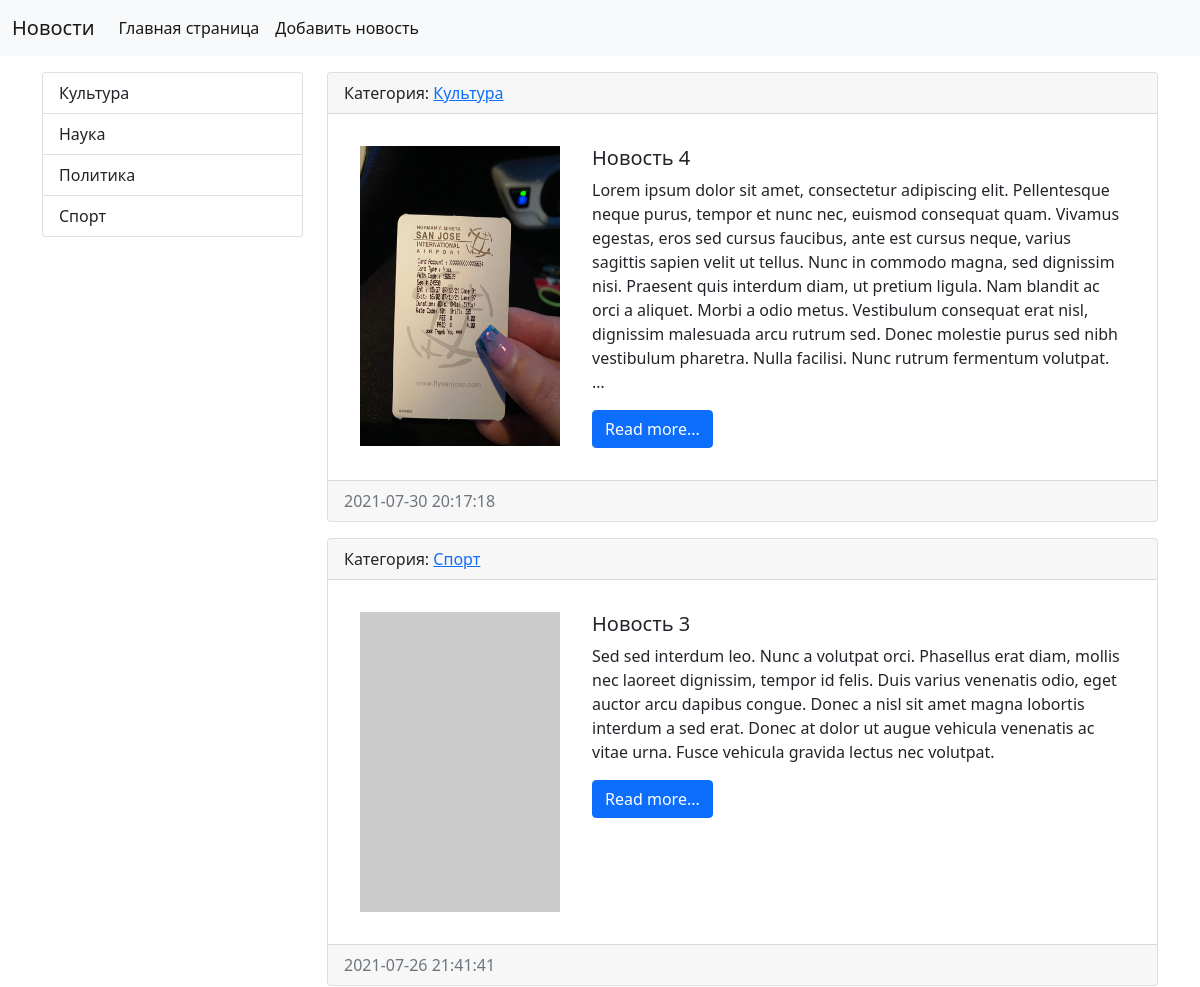
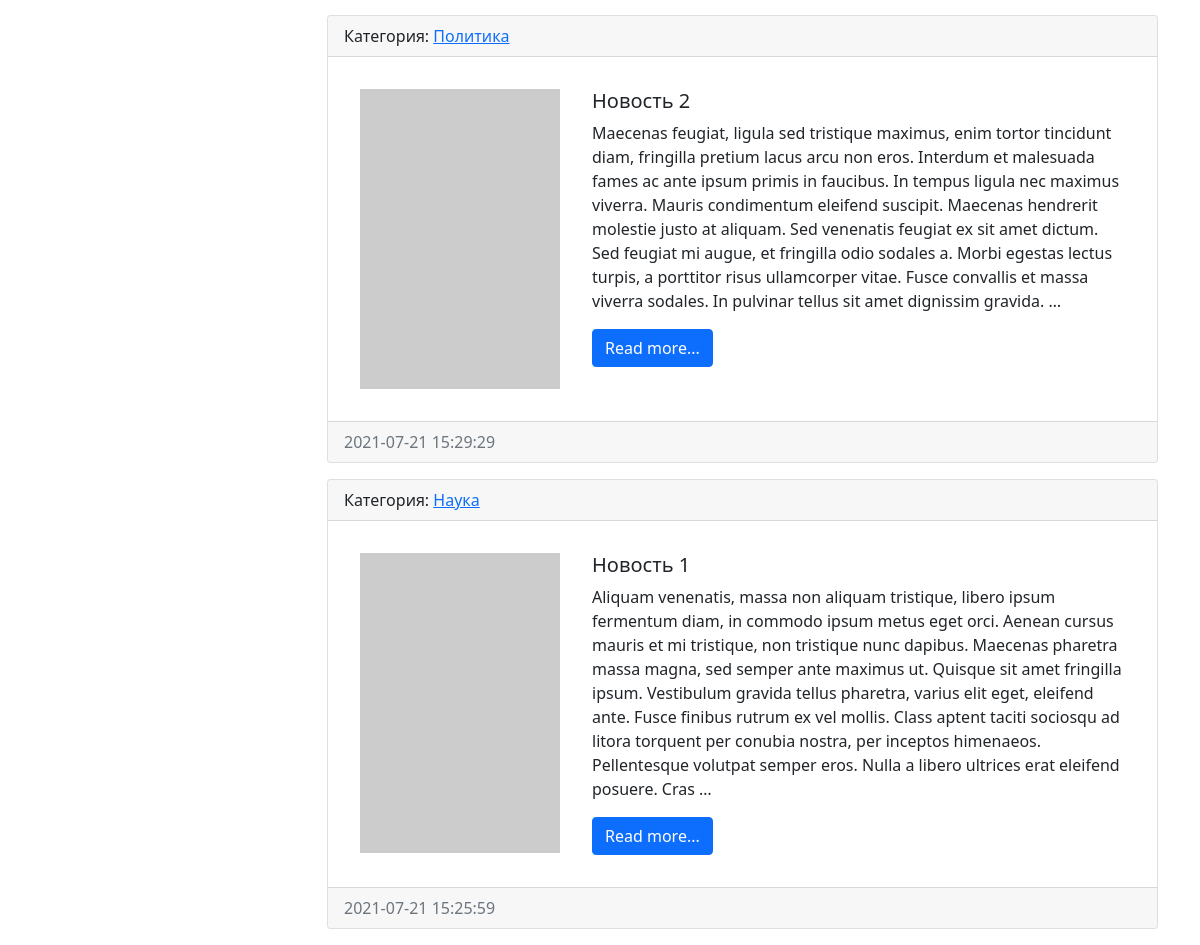
The app's page /, older data (2 pictures, top to bottom).
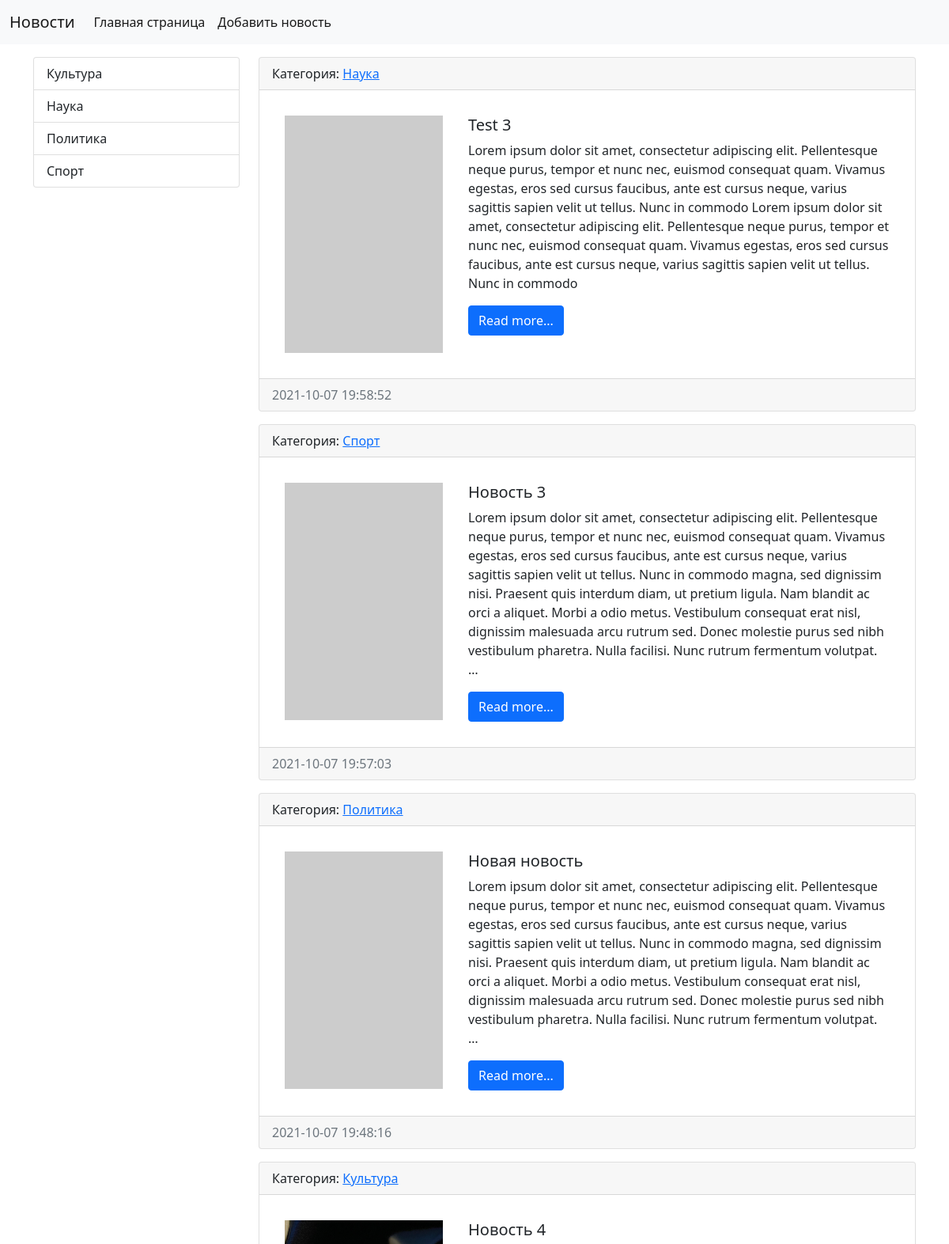
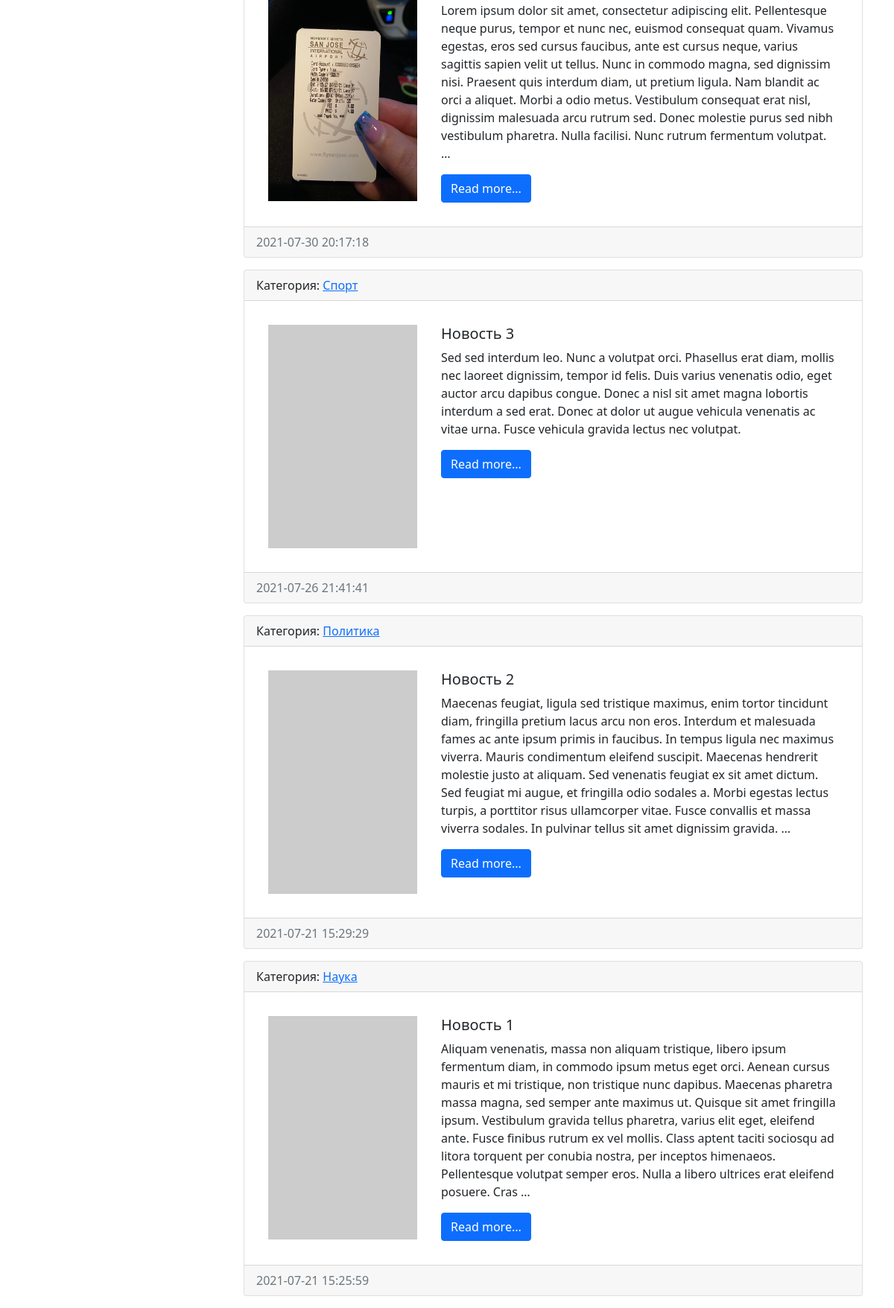
The same page, newer data (2 pictures, top to bottom).
### news/models.py (models this page shows, shortened)
class Category(models.Model):
    slug = models.SlugField(blank=True, null=True)
    title = models.CharField(max_length=150, db_index=True, verbose_name='Наименование категории')
    def get_absolute_url(self):
        return reverse(viewname='category', kwargs={'category_id': self.pk})
    def __str__(self):
        return self.title
    class Meta:
        verbose_name = 'Категория'                   # название в админке
        verbose_name_plural = 'Категории'            # можественное название в админке
        ordering = ['title']

class News(models.Model):
    title = models.CharField(max_length=60, verbose_name='Наименование')
    content = models.TextField(blank=True, verbose_name='Контент')
    created_at = models.DateTimeField(auto_now_add=True, verbose_name='Дата создания')
    updated = models.DateTimeField(auto_now=True, verbose_name='Дата изменения')
    photo = models.ImageField(upload_to='photos/%Y/%m/%d/', blank=True, verbose_name='Фото')
    is_published = models.BooleanField(default=False, verbose_name='Опубликовано')
    category = models.ForeignKey('Category', on_delete=models.PROTECT, verbose_name='Категория')
    def get_absolute_url(self):
        return reverse('view_news', kwargs={'news_id': self.pk})
    class Meta:
        verbose_name = 'Новость'                     # название в админке
        verbose_name_plural = 'Новости'              # можественное название в админке
        ordering = ['-created_at', 'title']          # сортировка порядка новостей в админке, "-" обратный порядок

### news/views.py (the view)
# urls.py: path('', index, name='home'),
def index(request):
    news = News.objects.all()
    context = {
        'news': news,
        'title': 'Список новостей',
    }
    return render(request, 'news/index.html', context)

### news/templatetags/news_tags.py (called while the page is built)
@register.inclusion_tag(filename='news/list_categories.html')
def show_categories():
    categories = Category.objects.all()
    return {'categories': categories}

### news/templates/news/index.html (shortened to what this page needs)
{% extends 'base.html' %}
{% block sidebar %}
    {% include 'inc/_sidebar.html' %}
{% endblock %}
{% block content %}
    {% for item in news %}
        <div class="card mb-3">
            <div class="card-header">
                Категория: <a href="{{ item.category.get_absolute_url }}"> {{ item.category }}</a>
            </div>
            <div class="card-body">
                <div class="media d-flex flex-row justify-content-between">
                    <div class="photo-body m-3">
                        {% if item.photo %}
                            <img src="{{ item.photo.url }}" width="200" height="300" alt="">
                        {% else %}
                            <img src="https://picsum.photos/seed/picsum/200/300" alt="">
                        {% endif %}
                    </div>
                    <div class="media-body m-3">
                        <h5 class="card-title">{{ item.title }}</h5>
                        <p class="card-text"> {{ item.content|linebreaksbr|truncatewords:80 }}</p>
                        <a href="{{item.get_absolute_url}}" class="btn btn-primary">Read more...</a>
                    </div>
                </div>
            </div>
            <div class="card-footer text-muted">
                {{ item.created_at|date:"Y-m-d H:i:s" }}
            </div>
        </div>
    {% endfor %}
{% endblock %}

### templates/base.html (shortened to what this page needs)
{% load static %}
<!doctype html>
<html lang="en">
<head>
    <link rel="stylesheet" href="{% static 'bootstrap/css/bootstrap.min.css' %}">
    <link rel="stylesheet" href="{% static 'css/style.css' %}">
</head>
<body>
{% include 'inc/_nav.html' %}
<div class="container mt-3">
    <div class="row">
        <div class="col-md-3">
            {% block sidebar %} SIDEBAR {% endblock %}
        </div>
        <div class="col-md-9">
            {% block content %} CONTENT {% endblock %}
        </div>
    </div>
</div>
</body>
</html>

### templates/inc/_nav.html (shortened to what this page needs)
<nav class="navbar navbar-expand-lg navbar-light bg-light">
    <div class="container-fluid">
        <a class="navbar-brand" href="{% url 'home' %}">Новости</a>
        <div class="collapse navbar-collapse" id="navbarSupportedContent">
            <ul class="navbar-nav me-auto mb-2 mb-lg-0">
                <li class="nav-item"><a class="nav-link active" aria-current="page" href="{% url 'home' %}">Главная страница</a></li>
                <li class="nav-item"><a class="nav-link active" aria-current="page" href="{% url 'add_news' %}">Добавить новость</a></li>
            </ul>
        </div>
    </div>
</nav>

### templates/inc/_sidebar.html
{% load news_tags %}
{% show_categories %}

### news/templates/news/list_categories.html
<div class="list-group">
    {% for category in categories %}
        <a href="{{ category.get_absolute_url }}" class="list-group-item list-group-item-action"> {{ category.title }}</a>
    {% endfor %}
</div>

### mysite/static/css/style.css (style rules this page uses)
body { background-color: #ffffff; }

Row changes from the older to the newer data that the page shows:
added News: category "Наука", title "Test 3", content "Lorem ipsum dolor sit amet, consectetur adipiscing elit. Pellentesque neque purus, tempor et nunc nec, euismod consequat quam. Vivamus egestas, eros sed cursus faucibus, ante est cursus neque, varius sagittis sapien velit ut tellus. Nunc in commodo Lorem ipsum dolor sit amet, consectetur adipiscing elit. Pellentesque neque purus, tempor et nunc nec, euismod consequat quam. Vivamus egestas, eros sed cursus faucibus, ante est cursus neque, varius sagittis sapien velit ut tellus. Nunc in commodo", created_at "2021-10-07 19:58:52"
added News: category "Спорт", title "Новость 3", content "Lorem ipsum dolor sit amet, consectetur adipiscing elit. Pellentesque neque purus, tempor et nunc nec, euismod consequat quam. Vivamus egestas, eros sed cursus faucibus, ante est cursus neque, varius sagittis sapien velit ut tellus. Nunc in commodo magna, sed dignissim nisi. Praesent quis interdum diam, ut pretium ligula. Nam blandit ac orci a aliquet. Morbi a odio metus. Vestibulum consequat erat nisl, dignissim malesuada arcu rutrum sed. Donec molestie purus sed nibh vestibulum pharetra. Nulla facilisi. Nunc rutrum fermentum volutpat. …", created_at "2021-10-07 19:57:03"
added News: category "Политика", title "Новая новость", content "Lorem ipsum dolor sit amet, consectetur adipiscing elit. Pellentesque neque purus, tempor et nunc nec, euismod consequat quam. Vivamus egestas, eros sed cursus faucibus, ante est cursus neque, varius sagittis sapien velit ut tellus. Nunc in commodo magna, sed dignissim nisi. Praesent quis interdum diam, ut pretium ligula. Nam blandit ac orci a aliquet. Morbi a odio metus. Vestibulum consequat erat nisl, dignissim malesuada arcu rutrum sed. Donec molestie purus sed nibh vestibulum pharetra. Nulla facilisi. Nunc rutrum fermentum volutpat. …", created_at "2021-10-07 19:48:16"
